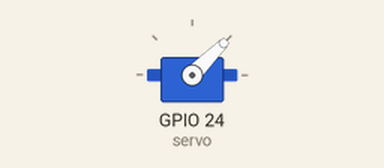
The program below on a simulated Raspberry Pi (BCM pin numbers). On the bench: servo. Servo angles are drawn from the pulse width (0.5 ms = 0°, 2.5 ms = 180°); what the program prints to the terminal is not drawn. At 3.0 s the program stops and its outputs stay as they are.

Above: at 0.1 s.
At 1.1 s:
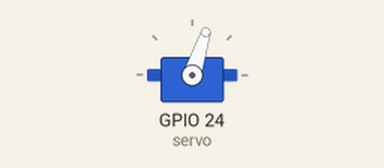
Timing chart, 0 to 3.5 s (numbered marks = the images above):
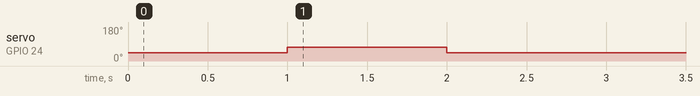

The program:

switch-off.py
```python
#!/usr/local/bin/python
# -*- coding: utf-8 -*-

import RPi.GPIO as GPIO
import time

GPIO.setmode(GPIO.BCM)

PIN = 24
GPIO.setup(PIN, GPIO.OUT)
servo = GPIO.PWM(PIN, 50)

def reset():
  GPIO.output(PIN, GPIO.LOW)

print "オフにするよ!!!"

servo.start(0.0)
servo.ChangeDutyCycle(5.0)
time.sleep(1.0)
servo.ChangeDutyCycle(6.5)
time.sleep(1.0)
servo.ChangeDutyCycle(5.0)
time.sleep(1.0)

print "オフにしたよ!!!"

servo.stop()
reset()
GPIO.cleanup()
```

Measured:
- by itself, servo on GPIO 24 (servo): 45° → 72° at 1.0 s, → 45° 1.0 s later
